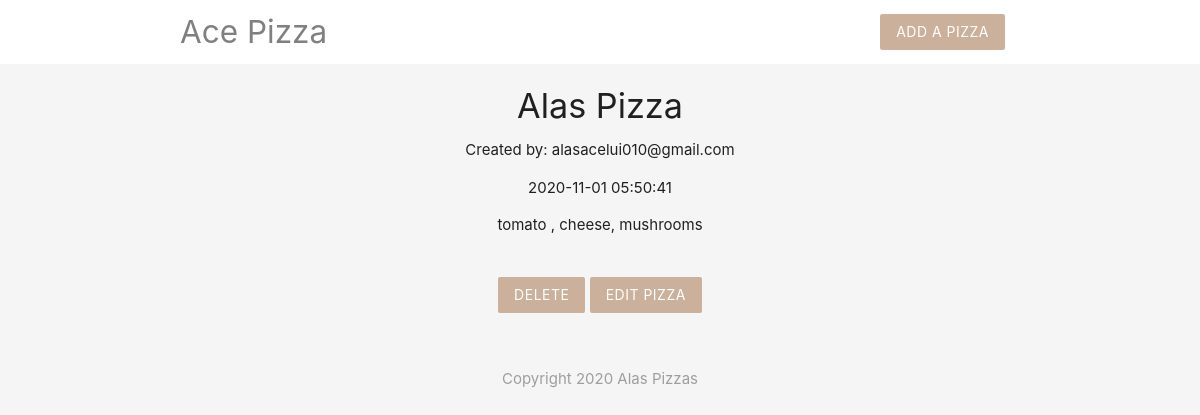
/details.php?id=9, run on the app's committed database.
### tables this page shows
CREATE TABLE `pizzas` (
  `id` int(11) NOT NULL,
  `title` varchar(255) NOT NULL,
  `ingredients` varchar(255) NOT NULL,
  `email` varchar(255) NOT NULL,
  `created_at` timestamp NOT NULL DEFAULT current_timestamp()
);

### details.php (the view, shortened to what this page needs)
<?php
include 'db.php';
if(isset($_GET['id'])) {
    $id = mysqli_real_escape_string($conn,$_GET['id']);
    $querypdetails = "SELECT * FROM pizzas WHERE id = $id";
    $result = mysqli_query($conn, $querypdetails);
   $pizza = mysqli_fetch_assoc($result);
}
?>
<?php include 'templates/header.php'; ?>
<div class="container center">
    <?php if($pizza): ?>
    <h4><?php echo htmlentities($pizza['title']); ?></h4>
    <p>Created by: <?php echo htmlentities($pizza['email']);?></p>
    <p><?php echo date($pizza['created_at']);?></p>
    <p><?php echo htmlentities($pizza['ingredients'])?></p>
    <form action="details.php" method="POST">
        <input type="submit" name="delete" value="Delete" class="btn brand z-depth-0">
       <a href="edit.php?id=<?php echo $pizza['id'] ?>" class="btn brand z-depth-0">Edit Pizza</a>
    </form>
    <?php else: ?>
     <h4 class="red-text">ERROR 404 PAGE DOES NOT EXIST !!!!!!!!!!!!!!!!!</h4>
    <?php endif ?>
</div>
<?php include 'templates/footer.php'; ?>

### templates/header.php (style rules this page uses)
.brand { background: #cbb09c !important; }
form { max-width: 460px; margin:20px auto; padding: 20px; }

### data on the page
pizzas: title "Alas Pizza", email "alasacelui010@gmail.com", created_at "2020-11-01 05:50:41", ingredients "tomato , cheese, mushrooms"
